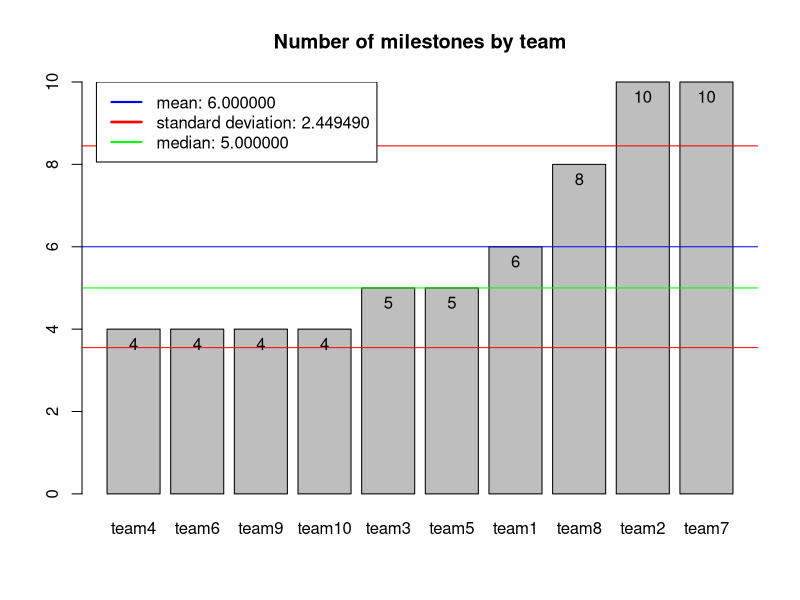
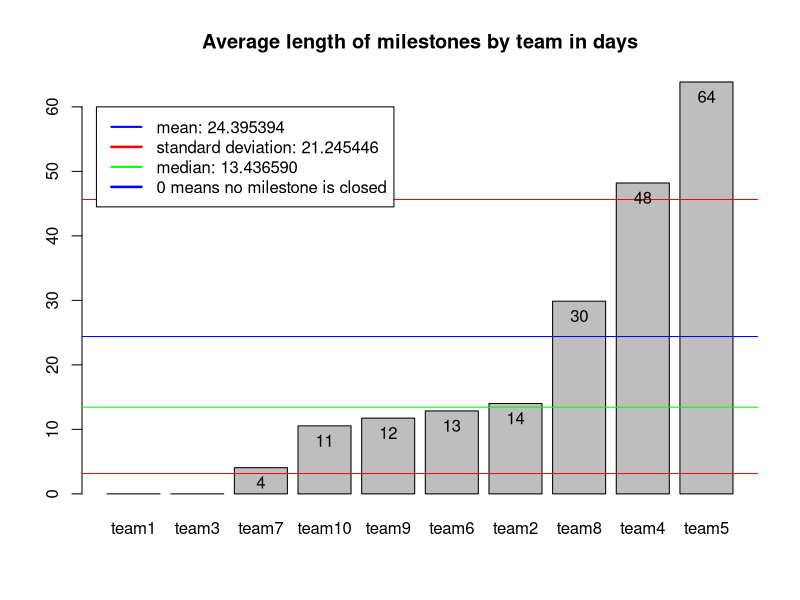

Generate these figures, in order, with R:
require('plyr')


data = read.csv(file="milestones.csv",head=TRUE,sep=",")
teams = unique(data$team)

#milestones number
milestoneByTeam = vector()
for(i in 1:length(teams)){
  milestoneByTeam[i] =  nrow(data[data[,"team"] == teams[[i]],])
}
averageMileStone = sum(milestoneByTeam)/length(teams)
sdMileStone = sd(milestoneByTeam)
medianMileStone = median(milestoneByTeam)

df = data.frame(teams,milestoneByTeam)
df = df[order(df$milestoneByTeam),]
plot = barplot(main="Number of milestones by team", df$milestoneByTeam, names.arg=df$teams)
abline(h=averageMileStone, col = "blue")
abline(h=averageMileStone-sdMileStone, col = "red")
abline(h=averageMileStone+sdMileStone, col = "red")
abline(h=medianMileStone, col = "green")
text(x = plot, y = df$milestoneByTeam, label = df$milestoneByTeam, pos = 1)

# add legend
legend_col <- c()
legend_col <- c(legend_col, "blue")
legend_col <- c(legend_col, "red")
legend_col <- c(legend_col, "green")

legend(0,10, c(sprintf("mean: %f",averageMileStone), 
               sprintf("standard deviation: %f",sdMileStone),
                sprintf("median: %f",medianMileStone)
                ), 
       lty=c(1,1), lwd=c(2,2.5),col=legend_col)











#milestones span
#msTime, a vector of average hours a milestone(if closed)
#due, a vector of the number of milestone closed after due
#noclose, a vector of the number of milestone not closed
msTime = vector()
due = vector()
noclose = vector()
counts = vector()
for(i in 1:length(teams)){
  currTeamData = data[data[,"team"] == teams[[i]],]
  totalTime = 0
  count = 0
  overdue = 0
  due[i] = 0
  noclose[i] = 0
  for(j in 1:nrow(currTeamData)){
    if(currTeamData[j,"closed_at"]!=""){
      strptime("2017-01-26T21:58:36Z",format="%Y-%m-%dT%H:%M:%SZ")
      created_at = strptime(currTeamData[j,"created_at"],format="%Y-%m-%dT%H:%M:%SZ")
      closed_at = strptime(currTeamData[j,"closed_at"],format="%Y-%m-%dT%H:%M:%SZ")
      if(currTeamData[j,"due_on"]!=""){
        milestone_due_on = strptime(currTeamData[j,"due_on"],format="%Y-%m-%dT%H:%M:%SZ")
        if((milestone_due_on > closed_at) == TRUE){
          overdue = overdue + 1
        }
      }
      totalTime = totalTime + difftime(closed_at, created_at, units = "hours")
      count = count + 1
    }else{
      noclose[i] = noclose[i] + 1
    }
  }
  due[i] = overdue
  if(count==0){
    msTime[i] = 0
    counts[i] = 0
  }else{
    msTime[i] = totalTime / count
    counts[i] = count
  }
}
msTime = msTime/24
tmp = msTime
tmp = tmp[-1]
tmp = tmp[-2]
avgMilestoneTime = mean(tmp)
sdMileStoneTime = sd(tmp)
medianMileStoneTime = median(tmp)


df = data.frame(teams,msTime)
df = df[order(df$msTime),]
plot = barplot(main="Average length of milestones by team in days", df$msTime, names.arg=df$teams)
abline(h=avgMilestoneTime, col = "blue")
abline(h=avgMilestoneTime+sdMileStoneTime, col = "red")
abline(h=avgMilestoneTime-sdMileStoneTime, col = "red")
abline(h=medianMileStoneTime, col = "green")
text(x = plot, y = df$msTime, label = round(df$msTime), pos = 1)

# add legend
legend_col <- c()
legend_col <- c(legend_col, "blue")
legend_col <- c(legend_col, "red")
legend_col <- c(legend_col, "green")

legend(0,60, c(sprintf("mean: %f",avgMilestoneTime), 
                 sprintf("standard deviation: %f",sdMileStoneTime),
               sprintf("median: %f",medianMileStoneTime),
               "0 means no milestone is closed"), 
       lty=c(1,1), lwd=c(2,2.5),col=legend_col)




